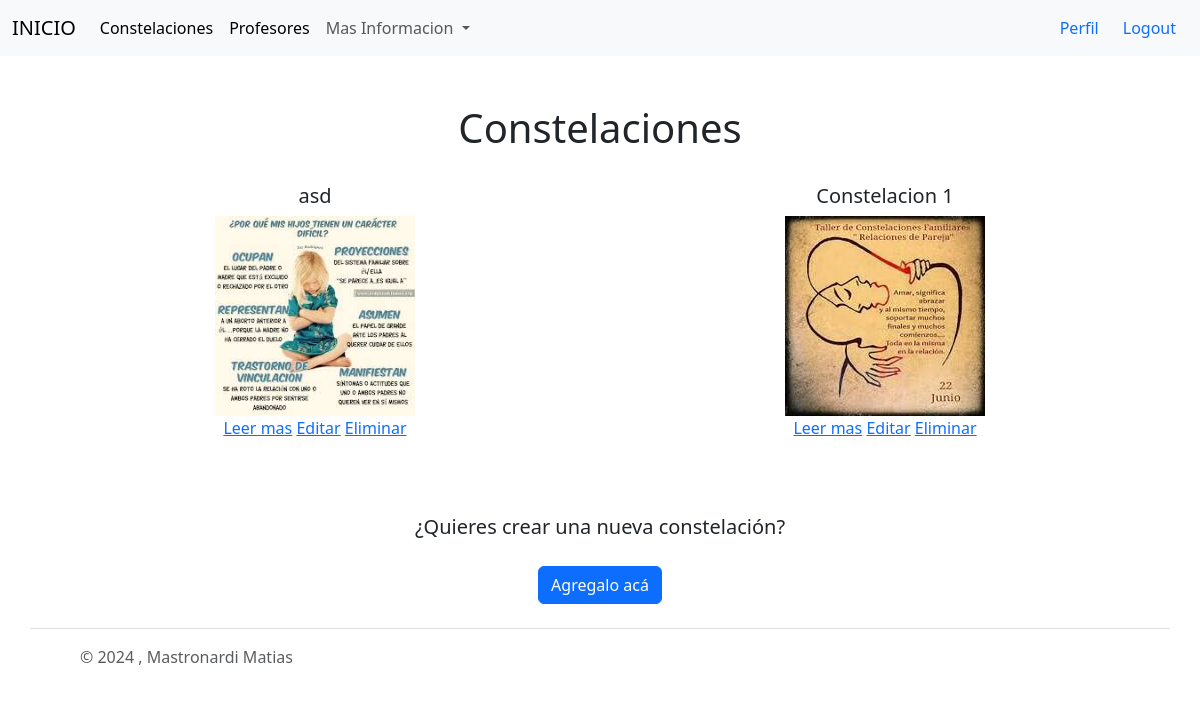
/constelaciones/ (signed in), run on an earlier commit of the app's database.
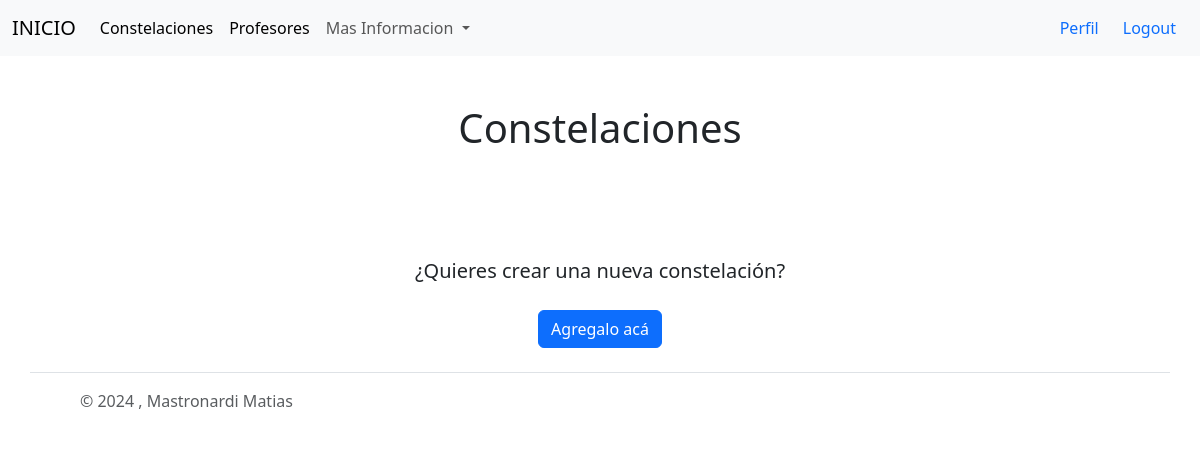
And on a later commit of the database.
### app/models.py (models this page shows, shortened)
class Constelaciones(models.Model):
    constelaciondisponibles = (
        ('Relación padres-hijos', 'relación padres-hijos'),
        ('Pareja', 'pareja'),
        ('Excluidos', 'excluidos'),
        ('Divorcios o separaciones', 'divorcios o separaciones'),
        ('Trabajo', 'trabajo'),
        ('Guerras', 'guerras'),
        ('Muertes tempranas', 'muertes tempranas'),
        ('otros', 'Otros'),
    )
    usuario = models.ForeignKey(User, on_delete=models.CASCADE, null=True, blank=True)
    titulo = models.CharField(max_length=200)
    constelacion = models.CharField(max_length=40, choices=constelaciondisponibles, default='Pareja')
    profesor = models.CharField(max_length=40)
    descripcion = models.TextField(null=True, blank=True)
    precio = models.DecimalField(max_digits=10, decimal_places=2)
    fechaPublicacion = models.DateTimeField(auto_now_add=True)
    telefonoContacto = models.IntegerField()
    emailContacto = models.EmailField()
    imagendeconstelacion = models.ImageField(null=True, blank=True, upload_to="imagenes/")
    class Meta:
        ordering = ['usuario', '-fechaPublicacion']

### app/views.py (the view)
# urls.py: path('constelaciones/', ConstelacionListView.as_view(), name='constelaciones'),
class ConstelacionListView(LoginRequiredMixin, ListView):
    model = Constelaciones
    context_object_name = 'constelaciones'
    template_name = 'constelaciones_Vista.html'
    queryset = Constelaciones.objects.all()
    login_url = '/Login/'

### app/templates/constelaciones_Vista.html
{% extends 'Padre.html' %}
{% block content %}
<br>
<br>
<div class="container text-center">
    <h1>Constelaciones</h1>
</div>
<br>
<div class="container text-center">
    <div class="row">
        {% for constelacion in constelaciones %}
            <div class="col-sm-6 align-items-center">
            <div class="card-body">
                <h5>{{ constelacion.titulo }} </h5>
                <center>{% if constelacion.imagendeconstelacion %}
                    <img src="{{ constelacion.imagendeconstelacion.url }}" alt="" class="img-fluid" width="200px" height="200px" >
                {% endif %} </center>
            <a href="{% url 'ConstelacionDetalle' constelacion.id %}">Leer mas</i></a>
            {% if user.id == constelacion.usuario.id or user.is_superuser %}
                <a href="{% url 'ConstelacionUpdate' constelacion.id %}">Editar</a>
                <a href="{% url 'ConstelacionDelete' constelacion.id %}">Eliminar</i></a>
            {% endif %}
    </div>
</div>
{% endfor %}
{% if user.is_superuser %}
    <section class="p-5 p-lg-0 pt-lg-5 text-center text-sm-start">
        <div class="container">
            <div class="">
                <div class="text-center">
                    <p class="lead my-4">
                        ¿Quieres crear una nueva constelación?
                    </p>
                    <a href="{% url 'CreacionConstelacion' %}">
                        <button type="button" class="btn btn-primary">Agregalo acá</button>
                    </a>
                </div>
            </div>
        </div>
    </section>
{% endif %}
{% endblock %}

What changed in the data, as far as the page shows it:
removed Constelaciones: titulo "asd", imagendeconstelacion (picture), shows "Editar"
removed Constelaciones: titulo "Constelacion 1", imagendeconstelacion (picture), shows "Editar"
